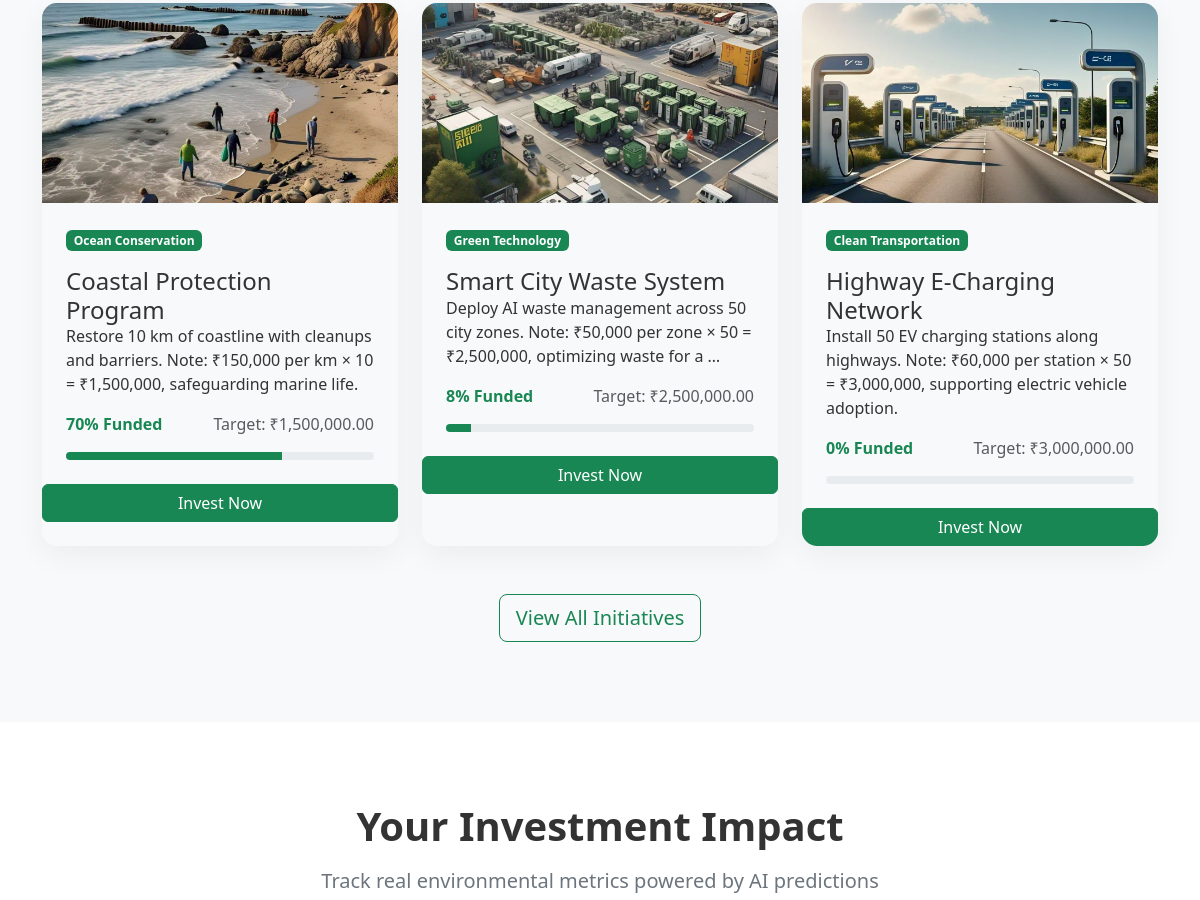
The app's page / (middle part), older data.
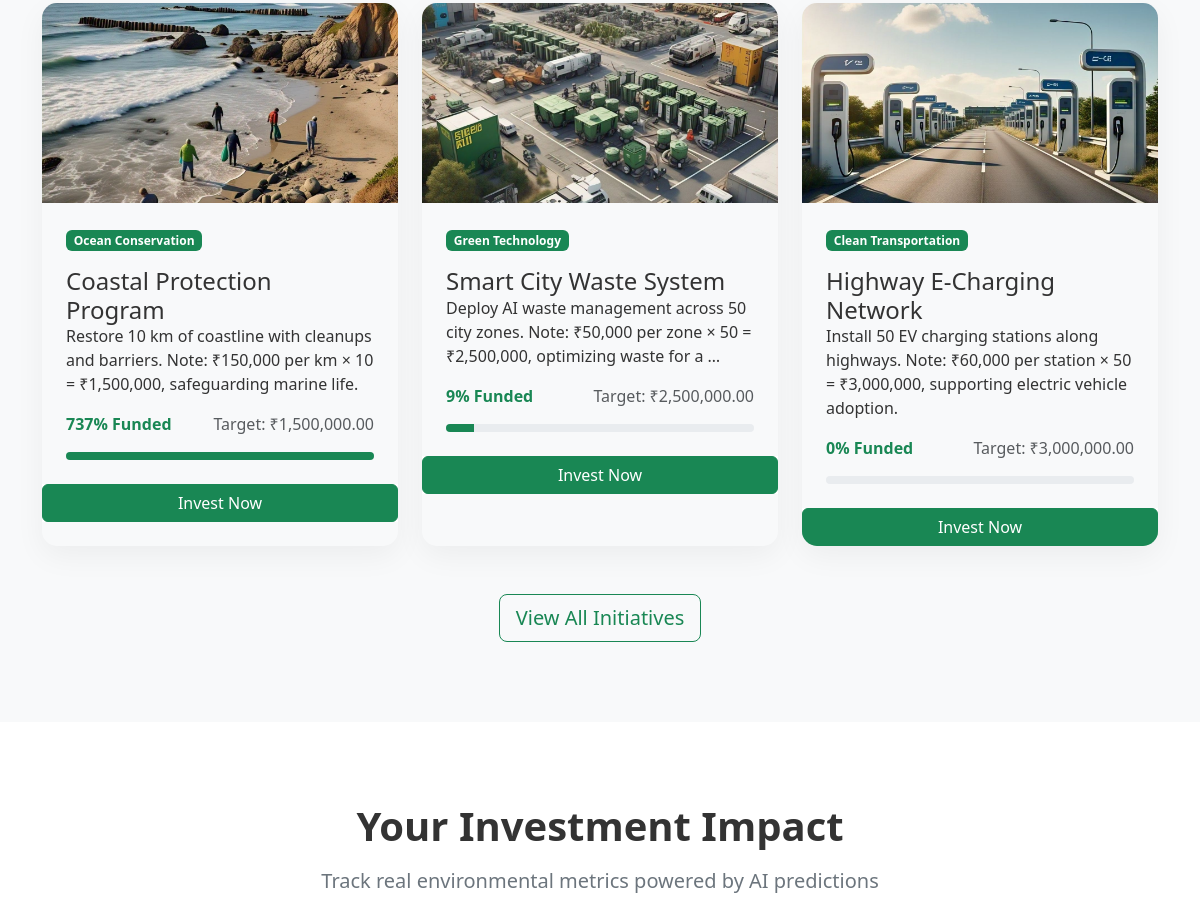
The same page, newer data.
### initiatives/models.py (models this page shows, shortened)
class Initiative(models.Model):
    STATUS_CHOICES = [
        ('draft', 'Draft'),
        ('active', 'Active'),
        ('funded', 'Funded'),
        ('completed', 'Completed'),
        ('cancelled', 'Cancelled')
    ]
    LOCATION_CHOICES = [
        ('North India', 'North India'),
        ('South India', 'South India'),
        ('East India', 'East India'),
        ('West India', 'West India'),
    ]
    TECHNOLOGY_CHOICES = [
        ('Solar', 'Solar'),
        ('Wind', 'Wind'),
        ('Hydro', 'Hydro'),
        ('Organic', 'Organic'),
        ('Mechanical', 'Mechanical'),
        ('Chemical', 'Chemical'),
        ('Biofuel', 'Biofuel'),
        ('EV', 'EV'),
        ('Manual', 'Manual'),
        ('AI', 'AI')
    ]
    RISK_CHOICES = [
        ('low', 'Low Risk'),
        ('medium', 'Medium Risk'),
        ('high', 'High Risk')
    ]
    title = models.CharField(max_length=200)
    description = models.TextField()
    categories = models.ManyToManyField(Category, related_name='initiatives')
    image = models.ImageField(upload_to='initiatives/', null=True, blank=True)
    status = models.CharField(max_length=20, choices=STATUS_CHOICES, default='draft')
    location = models.CharField(max_length=100)
    technology_type = models.CharField(max_length=20, choices=TECHNOLOGY_CHOICES, default='Manual')
    goal_amount = models.DecimalField(max_digits=12, decimal_places=2)
    current_amount = models.DecimalField(max_digits=12, decimal_places=2, default=0)
    created_at = models.DateTimeField(auto_now_add=True)
    updated_at = models.DateTimeField(auto_now=True)
    risk_level = models.CharField(max_length=20, choices=RISK_CHOICES, default='medium')
    duration_months = models.IntegerField(default=12)
    min_investment = models.DecimalField(max_digits=10, decimal_places=2, default=1000)
    max_investment = models.DecimalField(max_digits=12, decimal_places=2, null=True, blank=True)
    roi_estimate = models.DecimalField(max_digits=5, decimal_places=2, default=0)
    carbon_reduction_per_investment = models.FloatField(default=0)
    energy_savings_per_investment = models.FloatField(default=0)
    water_savings_per_investment = models.FloatField(default=0)
    carbon_impact = models.FloatField(default=0)  # CO2 reduction in kg
    energy_impact = models.FloatField(default=0)  # Energy saved in kWh
    water_impact = models.FloatField(default=0)   # Water saved in liters
    project_scale = models.IntegerField(
        choices=[
            (1, 'Small'),
            (2, 'Medium'),
            (3, 'Large'),
            (4, 'Very Large'),
            (5, 'Enterprise')
        ],
        default=3
    )
    class Meta:
        ordering = ['-created_at']

### core/views.py (the view)
# urls.py: path('', views.landing, name='landing_page'),
def landing(request):
    featured_initiatives = Initiative.objects.filter(status='active')[:3]
    return render(request, 'core/landing.html', {
        'featured_initiatives': featured_initiatives,
    })

### core/templates/core/landing.html (shortened to what this page needs)
{% extends 'core/base.html' %}
{% load static %}
{% load django_bootstrap5 %}
{% load humanize %}
{% block content %}
<section class="featured-section">
    <div class="container">
        <div class="row">
            {% for initiative in featured_initiatives %}
                <div class="col-lg-4 mb-4">
                    <div class="project-card">
                        {% if initiative.image %}
                            <img src="{{ initiative.image.url }}" class="card-img-top" alt="{{ initiative.title }}">
                        {% else %}
                            <img src="https://source.unsplash.com/random/600x400/?{{ initiative.categories.first.name|lower }}" class="card-img-top" alt="{{ initiative.title }}">
                        {% endif %}
                        <div class="card-body">
                            <div class="mb-3">
                                {% for category in initiative.categories.all %}
                                    <span class="badge bg-success me-1">{{ category.name }}</span>
                                {% endfor %}
                            </div>
                            <h4 class="card-title">{{ initiative.title }}</h4>
                            <p class="card-text">{{ initiative.description|truncatewords:20 }}</p>
                            <div class="d-flex justify-content-between align-items-center">
                                <span class="text-success fw-bold">
                                    {% widthratio initiative.current_amount initiative.goal_amount 100|floatformat:0 %}% Funded
                                </span>
                                <span class="text-muted">Target: ₹{{ initiative.goal_amount|intcomma }}</span>
                            </div>
                            <div class="progress">
                                <div class="progress-bar bg-success" role="progressbar"
                                     style="width: {% widthratio initiative.current_amount initiative.goal_amount 100 %}%"></div>
                            </div>
                        </div>
                        <div class="card-footer bg-white border-0">
                            <a href="{% url 'invest_initiative' initiative.id %}" class="btn btn-success w-100">Invest Now</a>
                        </div>
                    </div>
                </div>
            {% endfor %}
        </div>
        <div class="text-center mt-4">
            <a href="{% url 'initiative_list' %}" class="btn btn-outline-success btn-lg">View All Initiatives</a>
        </div>
    </div>
</section>
<section class="impact-section">
    <div class="container">
        <div class="text-center mb-5">
            <h2 class="section-title">Your Investment Impact</h2>
            <p class="section-subtitle">Track real environmental metrics powered by AI predictions</p>
        </div>
    </div>
</section>
{% endblock %}

Row changes from the older to the newer data that the page shows:
changed Initiative "Coastal Protection Program": current_amount+goal_amount "70" → "737"; current_amount 1052000 → 11062000 (drawn)
changed Initiative "Smart City Waste System": current_amount+goal_amount "8" → "9"; current_amount 211000 → 215000 (drawn)
